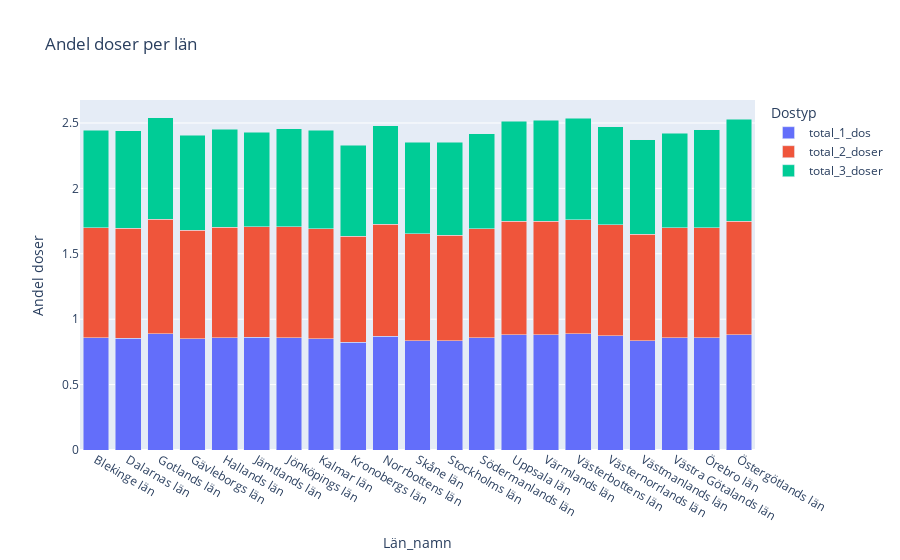

Notebook cell for this chart:
### Code cell
# Gruppera data per län och beräkna medelvärde för doskategori
vaccin_data_per_län = df.groupby('Län_namn').agg(
    total_1_dos = pd.NamedAgg(column='Andel minst 1 dos', aggfunc='mean'),
    total_2_doser = pd.NamedAgg(column='Andel minst 2 doser', aggfunc='mean'),
    total_3_doser = pd.NamedAgg(column= 'Andel 3 doser', aggfunc='mean')
).reset_index()

# Skapa stapeldiagram med doskategori och län
fig = px.bar(vaccin_data_per_län, x='Län_namn',
    y=['total_1_dos', 'total_2_doser', 'total_3_doser'],
    title='Andel doser per län',
    labels={'value': 'Andel doser', 'variable': 'Dostyp'},
    barmode='stack')

# Visa diagrammet 
fig

### Figure 1 — Plotly figure (JSON) as saved in the notebook; plotly's stock layout.template omitted (floating-point values rounded to 4 significant figures)
{"data": [{"alignmentgroup": "True", "hovertemplate": "Dostyp=total_1_dos<br>Län_namn=%{x}<br>Andel doser=%{y}<extra></extra>", "legendgroup": "total_1_dos", "marker": {"color": "#636efa", "pattern": {"shape": ""}}, "name": "total_1_dos", "offsetgroup": "total_1_dos", "orientation": "v", "showlegend": true, "textposition": "auto", "type": "bar", "x": ["Blekinge län", "Dalarnas län", "Gotlands län", "Gävleborgs län", "Hallands län", "Jämtlands län", "Jönköpings län", "Kalmar län", "Kronobergs län", "Norrbottens län", "Skåne län", "Stockholms län", "Södermanlands län", "Uppsala län", "Värmlands län", "Västerbottens län", "Västernorrlands län", "Västmanlands län", "Västra Götalands län", "Örebro län", "Östergötlands län"], "xaxis": "x", "y": [0.8565, 0.8556, 0.8903, 0.8517, 0.8592, 0.8609, 0.86, 0.8513, 0.825, 0.8703, 0.8359, 0.8359, 0.8579, 0.8824, 0.8808, 0.8878, 0.8723, 0.8365, 0.8594, 0.8572, 0.8793], "yaxis": "y"}, {"alignmentgroup": "True", "hovertemplate": "Dostyp=total_2_doser<br>Län_namn=%{x}<br>Andel doser=%{y}<extra></extra>", "legendgroup": "total_2_doser", "marker": {"color": "#EF553B", "pattern": {"shape": ""}}, "name": "total_2_doser", "offsetgroup": "total_2_doser", "orientation": "v", "showlegend": true, "textposition": "auto", "type": "bar", "x": ["Blekinge län", "Dalarnas län", "Gotlands län", "Gävleborgs län", "Hallands län", "Jämtlands län", "Jönköpings län", "Kalmar län", "Kronobergs län", "Norrbottens län", "Skåne län", "Stockholms län", "Södermanlands län", "Uppsala län", "Värmlands län", "Västerbottens län", "Västernorrlands län", "Västmanlands län", "Västra Götalands län", "Örebro län", "Östergötlands län"], "xaxis": "x", "y": [0.842, 0.8413, 0.8734, 0.8289, 0.8442, 0.844, 0.8467, 0.8395, 0.8102, 0.8554, 0.8191, 0.8059, 0.8334, 0.8646, 0.8688, 0.8743, 0.8503, 0.8141, 0.8397, 0.8434, 0.8686], "yaxis": "y"}, {"alignmentgroup": "True", "hovertemplate": "Dostyp=total_3_doser<br>Län_namn=%{x}<br>Andel doser=%{y}<extra></extra>", "legendgroup": "total_3_doser", "marker": {"color": "#00cc96", "pattern": {"shape": ""}}, "name": "total_3_doser", "offsetgroup": "total_3_doser", "orientation": "v", "showlegend": true, "textposition": "auto", "type": "bar", "x": ["Blekinge län", "Dalarnas län", "Gotlands län", "Gävleborgs län", "Hallands län", "Jämtlands län", "Jönköpings län", "Kalmar län", "Kronobergs län", "Norrbottens län", "Skåne län", "Stockholms län", "Södermanlands län", "Uppsala län", "Värmlands län", "Västerbottens län", "Västernorrlands län", "Västmanlands län", "Västra Götalands län", "Örebro län", "Östergötlands län"], "xaxis": "x", "y": [0.7449, 0.7434, 0.7781, 0.7245, 0.7492, 0.7231, 0.7497, 0.7538, 0.6956, 0.7528, 0.6983, 0.7104, 0.7263, 0.7675, 0.77, 0.7732, 0.7501, 0.7217, 0.7224, 0.749, 0.7797], "yaxis": "y"}], "layout": {"barmode": "stack", "legend": {"title": {"text": "Dostyp"}, "tracegroupgap": 0}, "title": {"text": "Andel doser per län"}, "xaxis": {"anchor": "y", "domain": [0, 1], "title": {"text": "Län_namn"}}, "yaxis": {"anchor": "x", "domain": [0, 1], "title": {"text": "Andel doser"}}}}
